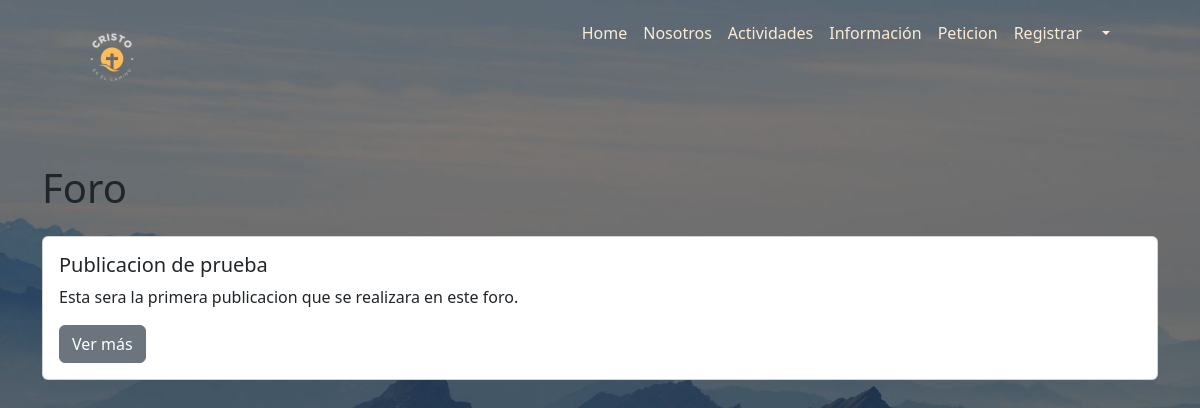
/crece/foro/foro, run on an earlier commit of the app's database.
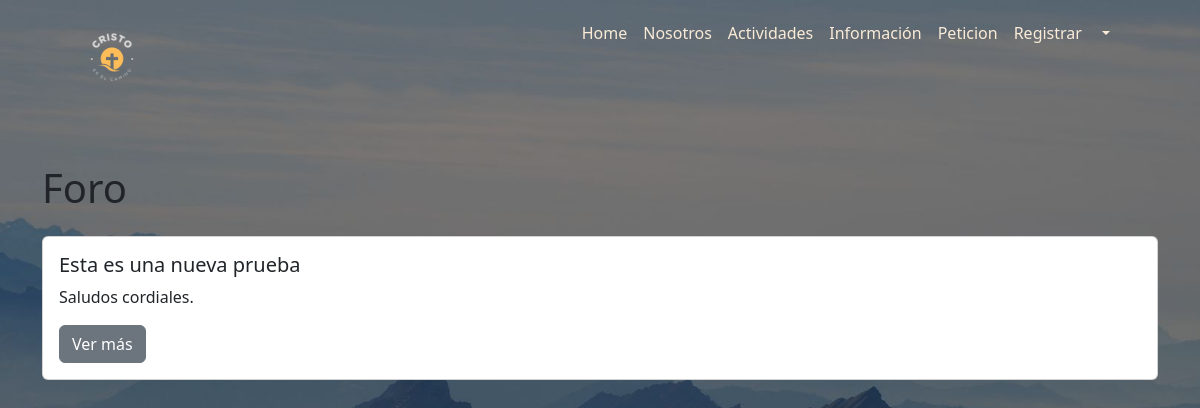
And on a later commit of the database.
### crece/models.py (models this page shows, shortened)
class Post(models.Model):
    title = models.CharField(max_length=200)
    content = models.TextField()
    author = models.ForeignKey(User, on_delete=models.CASCADE)
    created_at = models.DateTimeField(auto_now_add=True)
    updated_at = models.DateTimeField(auto_now=True)  # Campo para la última modificación

### crece/views.py (the view)
# urls.py: path('foro/foro', views.foro, name='foro'),
def foro(request):
    posts = Post.objects.all()
    return render(request, 'crece/html/foro/foro.html', {'posts': posts})

### crece/templates/crece/html/foro/foro.html (shortened to what this page needs)
{% extends 'crece/plantilla.html' %}
{% load static %}
{% block extra_css %}
<link rel="stylesheet" href="{% static 'crece/css/estilo.css' %}">
{% endblock %}
{% block contenido %}
<div class="container mt-5">
    <h1>Foro</h1>
    <div id="conversation-list" class="mt-4">
        {% for post in posts %}
            <div class="card mb-3" id="post-{{ post.pk }}">
                <div class="card-body">
                    <h5 class="card-title">{{ post.title }}</h5>
                    <p class="card-text">{{ post.content }}</p>
                    <a href="{% url 'post_detail' post.pk %}" class="btn btn-secondary">Ver más</a>
                </div>
            </div>
        {% endfor %}
    </div>
</div>
{% endblock %}

### crece/templates/crece/plantilla.html (shortened to what this page needs)
{% load static %}
<!DOCTYPE html>
<html lang="es">
<head>
    <link href="https://cdn.jsdelivr.net/npm/bootstrap@5.3.3/dist/css/bootstrap.min.css" rel="stylesheet"
>
    <link rel='stylesheet' href='https://cdn-uicons.flaticon.com/2.3.0/uicons-solid-rounded/css/uicons-solid-rounded.css'>
    {% block extra_css %}{% endblock %}
</head>
<body class="cuerpo">
  <nav class="navbar navbar-expand-lg" style="top: 0px;">
    <div class="container-fluid">
      <img class="navbar-brand" src="{% static 'crece/img/logo_cristo.png' %}" alt="logo">
      <div class="collapse navbar-collapse" id="navbarNav">
        <ul class="navbar-nav ms-auto me-0" style="margin-bottom: 50px; padding-right: 70px;">
          <li class="nav-item">
            <a class="nav-link" href="{% url 'index' %}">Home</a>
          </li>
          <li class="nav-item">
            <a class="nav-link" href="{% url 'nosotros' %}">Nosotros</a>
          </li>
          <li class="nav-item">
            <a class="nav-link" href="{% url 'actividades' %}">Actividades</a>
          </li>
          <li class="nav-item">
            <a class="nav-link" href="{% url 'puente' %}">Información</a>
          </li>
          <li class="nav-item">
            <a class="nav-link" href="{% url 'lista_peticiones' %}">Peticion</a>
          </li>
          <li class="nav-item">
            <a class="nav-link" href="{% url 'register' %}"> Registrar </a>
          </li>
          <li class="nav-item dropdown">
            <a class="nav-link dropdown-toggle" href="#" role="button" data-bs-toggle="dropdown" aria-expanded="false">
              </a>
          </li>
        </ul>
      </div>
    </div>
  </nav>
  {% block contenido %}{% endblock %}
</body>
</html>

### crece/static/crece/css/estilo.css (style rules this page uses)
.nav-link { color: antiquewhite; text-decoration: none; }
.navbar-brand { width: 100x; height: 100px; margin-left: 50px; padding: 0; }
.cuerpo { background: url(../img/fondo_pagina.jpg); background-position: absolute; background-repeat: no-repeat; background-size: cover; background-attachment: fixed; }

What changed in the data, as far as the page shows it:
removed Post: title "Publicacion de prueba", content "Esta sera la primera publicacion que se realizara en este foro."
added Post: title "Esta es una nueva prueba", content "Saludos cordiales."
